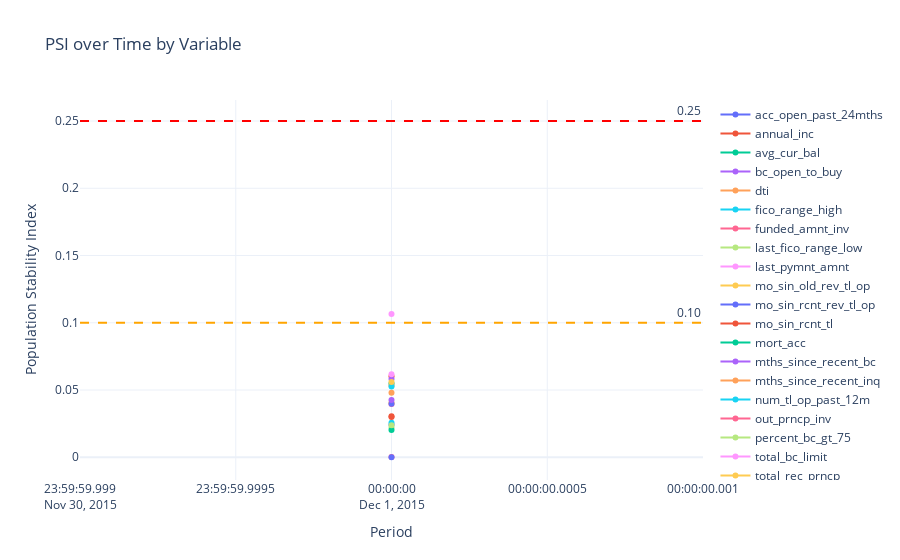

This figure's notebook cell:
### Code cell
evaluator.plot_psi(reference_last_period=True)

### Figure 1 — Plotly figure (JSON) as saved in the notebook; plotly's stock layout.template omitted (floating-point values rounded to 4 significant figures)
{"data": [{"mode": "lines+markers", "name": "acc_open_past_24mths", "type": "scatter", "x": ["2015-12-01T00:00:00.000000000"], "y": [0.0241]}, {"mode": "lines+markers", "name": "annual_inc", "type": "scatter", "x": ["2015-12-01T00:00:00.000000000"], "y": [0.06029]}, {"mode": "lines+markers", "name": "avg_cur_bal", "type": "scatter", "x": ["2015-12-01T00:00:00.000000000"], "y": [0.05476]}, {"mode": "lines+markers", "name": "bc_open_to_buy", "type": "scatter", "x": ["2015-12-01T00:00:00.000000000"], "y": [0.05817]}, {"mode": "lines+markers", "name": "dti", "type": "scatter", "x": ["2015-12-01T00:00:00.000000000"], "y": [0.05327]}, {"mode": "lines+markers", "name": "fico_range_high", "type": "scatter", "x": ["2015-12-01T00:00:00.000000000"], "y": [0.05258]}, {"mode": "lines+markers", "name": "funded_amnt_inv", "type": "scatter", "x": ["2015-12-01T00:00:00.000000000"], "y": [0.03958]}, {"mode": "lines+markers", "name": "last_fico_range_low", "type": "scatter", "x": ["2015-12-01T00:00:00.000000000"], "y": [0.02199]}, {"mode": "lines+markers", "name": "last_pymnt_amnt", "type": "scatter", "x": ["2015-12-01T00:00:00.000000000"], "y": [0.06163]}, {"mode": "lines+markers", "name": "mo_sin_old_rev_tl_op", "type": "scatter", "x": ["2015-12-01T00:00:00.000000000"], "y": [0.04046]}, {"mode": "lines+markers", "name": "mo_sin_rcnt_rev_tl_op", "type": "scatter", "x": ["2015-12-01T00:00:00.000000000"], "y": [0.03976]}, {"mode": "lines+markers", "name": "mo_sin_rcnt_tl", "type": "scatter", "x": ["2015-12-01T00:00:00.000000000"], "y": [0.03057]}, {"mode": "lines+markers", "name": "mort_acc", "type": "scatter", "x": ["2015-12-01T00:00:00.000000000"], "y": [0.02021]}, {"mode": "lines+markers", "name": "mths_since_recent_bc", "type": "scatter", "x": ["2015-12-01T00:00:00.000000000"], "y": [0.04259]}, {"mode": "lines+markers", "name": "mths_since_recent_inq", "type": "scatter", "x": ["2015-12-01T00:00:00.000000000"], "y": [0.04801]}, {"mode": "lines+markers", "name": "num_tl_op_past_12m", "type": "scatter", "x": ["2015-12-01T00:00:00.000000000"], "y": [0.02572]}, {"mode": "lines+markers", "name": "out_prncp_inv", "type": "scatter", "x": ["2015-12-01T00:00:00.000000000"], "y": [0.0001217]}, {"mode": "lines+markers", "name": "percent_bc_gt_75", "type": "scatter", "x": ["2015-12-01T00:00:00.000000000"], "y": [0.02371]}, {"mode": "lines+markers", "name": "total_bc_limit", "type": "scatter", "x": ["2015-12-01T00:00:00.000000000"], "y": [0.1064]}, {"mode": "lines+markers", "name": "total_rec_prncp", "type": "scatter", "x": ["2015-12-01T00:00:00.000000000"], "y": [0.05595]}, {"mode": "lines+markers", "name": "y_pred_label", "type": "scatter", "x": ["2015-12-01T00:00:00.000000000"], "y": [0.0]}, {"mode": "lines+markers", "name": "y_pred_proba", "type": "scatter", "x": ["2015-12-01T00:00:00.000000000"], "y": [0.02984]}], "layout": {"annotations": [{"showarrow": false, "text": "0.10", "x": 1, "xanchor": "right", "xref": "x domain", "y": 0.1, "yanchor": "bottom", "yref": "y"}, {"showarrow": false, "text": "0.25", "x": 1, "xanchor": "right", "xref": "x domain", "y": 0.25, "yanchor": "bottom", "yref": "y"}], "shapes": [{"line": {"color": "orange", "dash": "dash"}, "type": "line", "x0": 0, "x1": 1, "xref": "x domain", "y0": 0.1, "y1": 0.1, "yref": "y"}, {"line": {"color": "red", "dash": "dash"}, "type": "line", "x0": 0, "x1": 1, "xref": "x domain", "y0": 0.25, "y1": 0.25, "yref": "y"}], "title": {"text": "PSI over Time by Variable"}, "xaxis": {"title": {"text": "Period"}}, "yaxis": {"title": {"text": "Population Stability Index"}}}}
